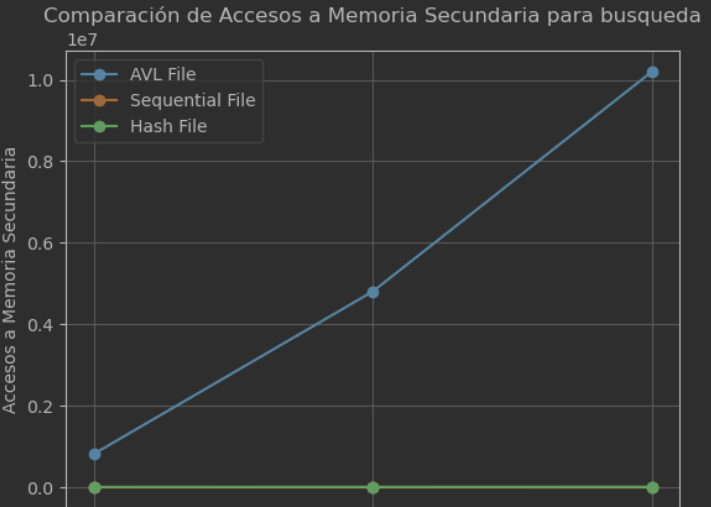

Recreate this plot in Python.
import matplotlib.pyplot as plt

data_sizes = ['10k datos', '50k datos', '100k datos']

avl_file_accesses = [817644, 4807498, 10203070]
sequential_file_accesses = [8, 10, 9]
hash_file_accesses = [216, 1052,2098]

plt.plot(data_sizes, avl_file_accesses, marker='o', label='AVL File')
plt.plot(data_sizes, sequential_file_accesses, marker='o', label='Sequential File')
plt.plot(data_sizes, hash_file_accesses, marker='o', label='Hash File')

plt.xlabel('Tamaño de los Datos')
plt.ylabel('Accesos a Memoria Secundaria')
plt.title('Comparación de Accesos a Memoria Secundaria para busqueda')
plt.legend()
plt.grid(True)

plt.show()
